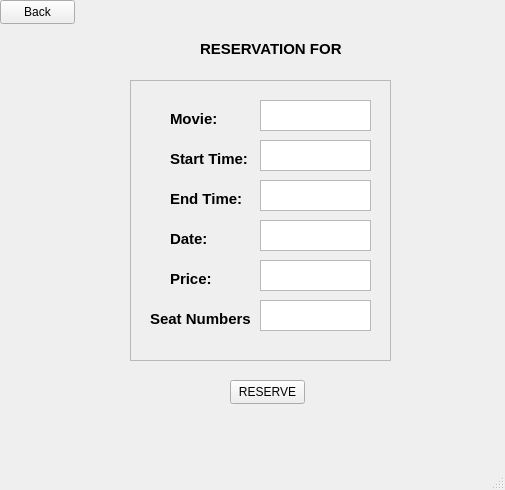
<?xml version="1.0" encoding="UTF-8"?>
<ui version="4.0">
 <class>MainWindow</class>
 <widget class="QMainWindow" name="MainWindow">
  <property name="geometry">
   <rect>
    <x>0</x>
    <y>0</y>
    <width>505</width>
    <height>490</height>
   </rect>
  </property>
  <property name="windowTitle">
   <string>MainWindow</string>
  </property>
  <widget class="QWidget" name="centralwidget">
   <widget class="QLabel" name="label">
    <property name="geometry">
     <rect>
      <x>200</x>
      <y>40</y>
      <width>141</width>
      <height>16</height>
     </rect>
    </property>
    <property name="text">
     <string>&lt;html&gt;&lt;head/&gt;&lt;body&gt;&lt;p&gt;&lt;span style=&quot; font-size:11pt; font-weight:700;&quot;&gt;RESERVATION FOR:&lt;/span&gt;&lt;/p&gt;&lt;/body&gt;&lt;/html&gt;</string>
    </property>
   </widget>
   <widget class="QFrame" name="frame">
    <property name="geometry">
     <rect>
      <x>130</x>
      <y>80</y>
      <width>261</width>
      <height>281</height>
     </rect>
    </property>
    <property name="autoFillBackground">
     <bool>true</bool>
    </property>
    <property name="frameShape">
     <enum>QFrame::StyledPanel</enum>
    </property>
    <property name="frameShadow">
     <enum>QFrame::Raised</enum>
    </property>
    <widget class="QTextEdit" name="textEdit">
     <property name="geometry">
      <rect>
       <x>130</x>
       <y>20</y>
       <width>111</width>
       <height>31</height>
      </rect>
     </property>
    </widget>
    <widget class="QLabel" name="label_2">
     <property name="geometry">
      <rect>
       <x>40</x>
       <y>30</y>
       <width>49</width>
       <height>16</height>
      </rect>
     </property>
     <property name="text">
      <string>&lt;html&gt;&lt;head/&gt;&lt;body&gt;&lt;p&gt;&lt;span style=&quot; font-size:11pt; font-weight:700;&quot;&gt;Movie:&lt;/span&gt;&lt;/p&gt;&lt;/body&gt;&lt;/html&gt;</string>
     </property>
    </widget>
    <widget class="QTextEdit" name="textEdit_2">
     <property name="geometry">
      <rect>
       <x>130</x>
       <y>60</y>
       <width>111</width>
       <height>31</height>
      </rect>
     </property>
    </widget>
    <widget class="QLabel" name="label_3">
     <property name="geometry">
      <rect>
       <x>40</x>
       <y>70</y>
       <width>81</width>
       <height>16</height>
      </rect>
     </property>
     <property name="text">
      <string>&lt;html&gt;&lt;head/&gt;&lt;body&gt;&lt;p&gt;&lt;span style=&quot; font-size:11pt; font-weight:700;&quot;&gt;Start Time:&lt;/span&gt;&lt;/p&gt;&lt;/body&gt;&lt;/html&gt;</string>
     </property>
    </widget>
    <widget class="QTextEdit" name="textEdit_3">
     <property name="geometry">
      <rect>
       <x>130</x>
       <y>100</y>
       <width>111</width>
       <height>31</height>
      </rect>
     </property>
    </widget>
    <widget class="QLabel" name="label_4">
     <property name="geometry">
      <rect>
       <x>40</x>
       <y>110</y>
       <width>71</width>
       <height>16</height>
      </rect>
     </property>
     <property name="text">
      <string>&lt;html&gt;&lt;head/&gt;&lt;body&gt;&lt;p&gt;&lt;span style=&quot; font-size:11pt; font-weight:700;&quot;&gt;End Time:&lt;/span&gt;&lt;/p&gt;&lt;/body&gt;&lt;/html&gt;</string>
     </property>
    </widget>
    <widget class="QTextEdit" name="textEdit_4">
     <property name="geometry">
      <rect>
       <x>130</x>
       <y>140</y>
       <width>111</width>
       <height>31</height>
      </rect>
     </property>
    </widget>
    <widget class="QLabel" name="label_5">
     <property name="geometry">
      <rect>
       <x>40</x>
       <y>150</y>
       <width>49</width>
       <height>16</height>
      </rect>
     </property>
     <property name="text">
      <string>&lt;html&gt;&lt;head/&gt;&lt;body&gt;&lt;p&gt;&lt;span style=&quot; font-size:11pt; font-weight:700;&quot;&gt;Date:&lt;/span&gt;&lt;/p&gt;&lt;/body&gt;&lt;/html&gt;</string>
     </property>
    </widget>
    <widget class="QTextEdit" name="textEdit_5">
     <property name="geometry">
      <rect>
       <x>130</x>
       <y>180</y>
       <width>111</width>
       <height>31</height>
      </rect>
     </property>
    </widget>
    <widget class="QLabel" name="label_6">
     <property name="geometry">
      <rect>
       <x>40</x>
       <y>190</y>
       <width>49</width>
       <height>16</height>
      </rect>
     </property>
     <property name="text">
      <string>&lt;html&gt;&lt;head/&gt;&lt;body&gt;&lt;p&gt;&lt;span style=&quot; font-size:11pt; font-weight:700;&quot;&gt;Price:&lt;/span&gt;&lt;/p&gt;&lt;/body&gt;&lt;/html&gt;</string>
     </property>
    </widget>
    <widget class="QTextEdit" name="textEdit_6">
     <property name="geometry">
      <rect>
       <x>130</x>
       <y>220</y>
       <width>111</width>
       <height>31</height>
      </rect>
     </property>
    </widget>
    <widget class="QLabel" name="label_7">
     <property name="geometry">
      <rect>
       <x>20</x>
       <y>230</y>
       <width>101</width>
       <height>16</height>
      </rect>
     </property>
     <property name="text">
      <string>&lt;html&gt;&lt;head/&gt;&lt;body&gt;&lt;p&gt;&lt;span style=&quot; font-size:11pt; font-weight:700;&quot;&gt;Seat Numbers:&lt;/span&gt;&lt;/p&gt;&lt;/body&gt;&lt;/html&gt;</string>
     </property>
    </widget>
   </widget>
   <widget class="QPushButton" name="pushButton">
    <property name="geometry">
     <rect>
      <x>230</x>
      <y>380</y>
      <width>75</width>
      <height>24</height>
     </rect>
    </property>
    <property name="text">
     <string>RESERVE</string>
    </property>
   </widget>
   <widget class="QPushButton" name="pushButton_2">
    <property name="geometry">
     <rect>
      <x>0</x>
      <y>0</y>
      <width>75</width>
      <height>24</height>
     </rect>
    </property>
    <property name="text">
     <string>Back</string>
    </property>
   </widget>
  </widget>
  <widget class="QMenuBar" name="menubar">
   <property name="geometry">
    <rect>
     <x>0</x>
     <y>0</y>
     <width>505</width>
     <height>22</height>
    </rect>
   </property>
  </widget>
  <widget class="QStatusBar" name="statusbar"/>
 </widget>
 <resources/>
 <connections/>
</ui>
